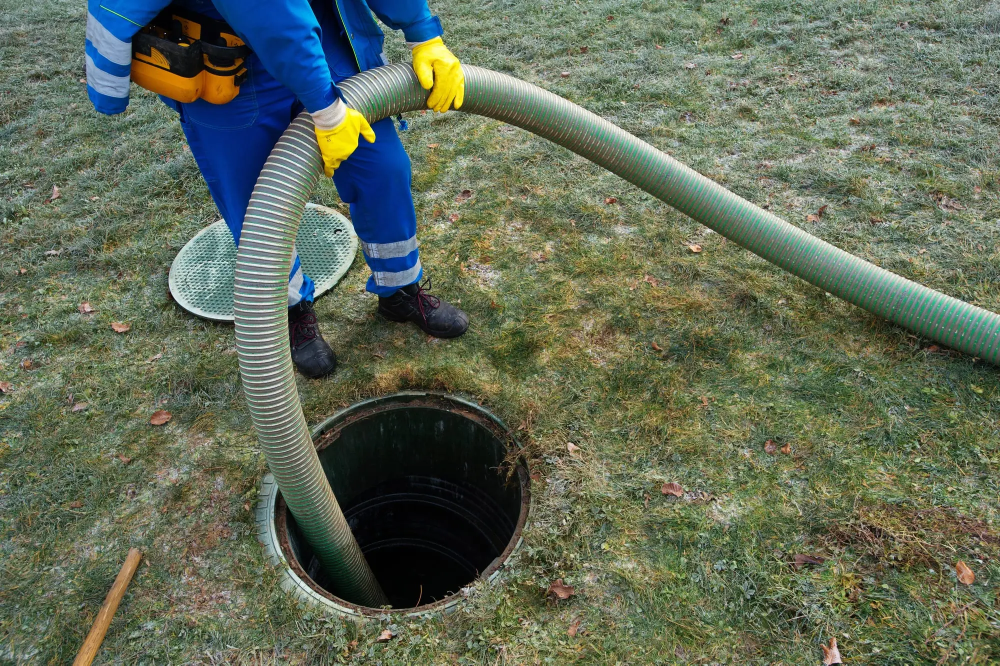
#> input picture images/background/clean-safe-septic-services.webp, 2000 x 1331 px, found by its file name (shown at 1/2 size)
$ python create_why_img.py
#> lines starting #> are read from the running program, lines starting #| are printed output that depends on the picture
from PIL import Image

src_path = "images/background/clean-safe-septic-services.webp"
with Image.open(src_path) as img:
    # 2000 x 1331 -> crop center to 800 x 1100 ratio
    # target aspect: 800/1100 = 0.727
#> img is the input picture: PIL image 2000x1331 RGB; mean R, G, B 98.1, 107.7, 88.2
    w, h = img.size
#> w = 2000; h = 1331
    target_ratio = 800 / 1100
    new_w = int(h * target_ratio)
#> new_w = 968
    left = (w - new_w) // 2
#> left = 516
    cropped = img.crop((left, 0, left + new_w, h))
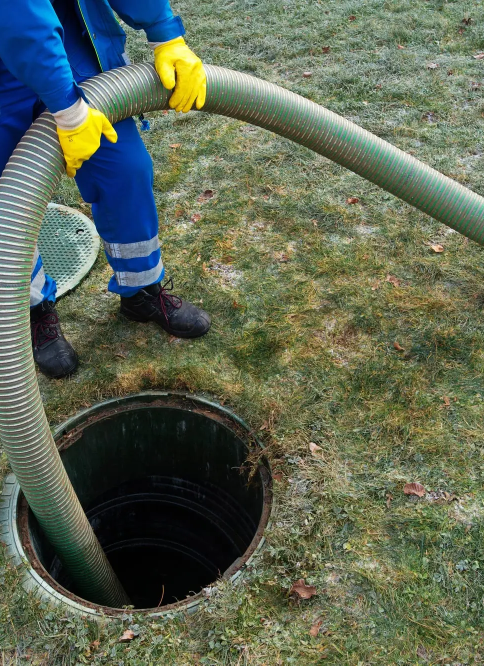
#> cropped: PIL image 968x1331 RGB (shown at 1/2 size); mean R, G, B 95.3, 104.4, 85.2
    resized = cropped.resize((800, 1100), Image.Resampling.LANCZOS)
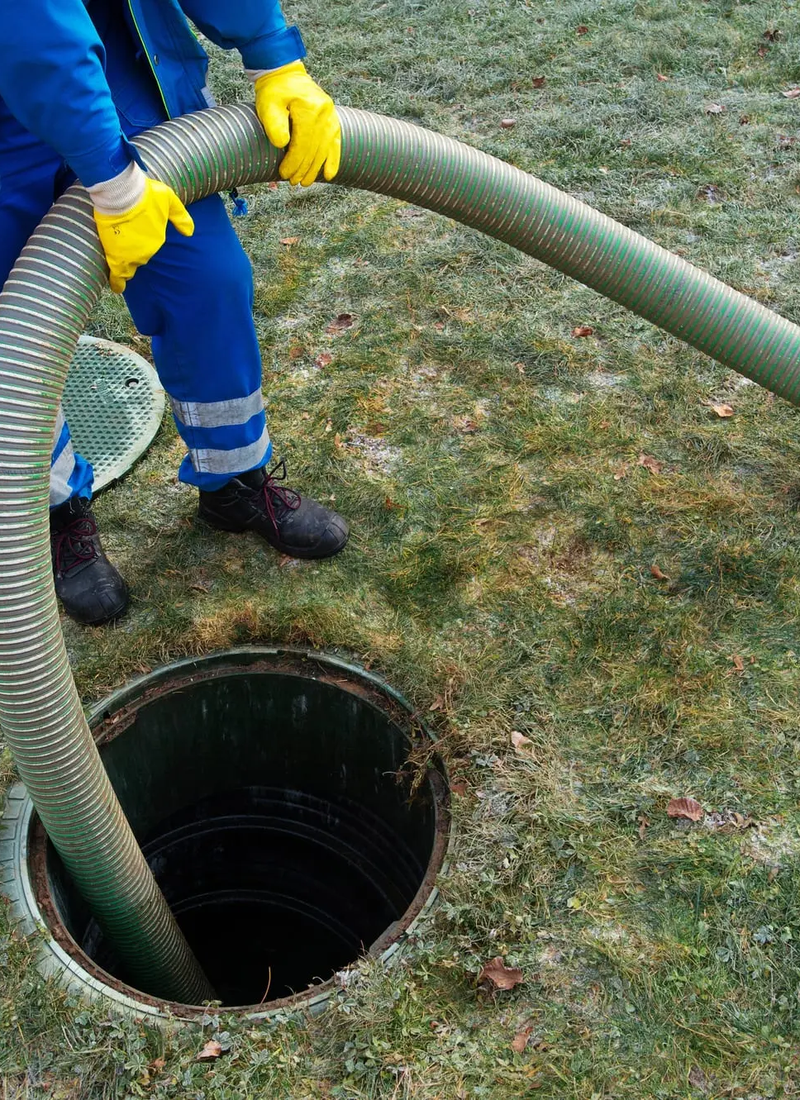
#> resized: PIL image 800x1100 RGB; mean R, G, B 95.3, 104.4, 85.2
    resized.save("images/why-service.webp", "WEBP", quality=92)
    print("Created images/why-service.webp (800x1100)")

$ run again, with images/background/septic-tank-cleaning-services.webp copied over images/background/clean-safe-septic-services.webp
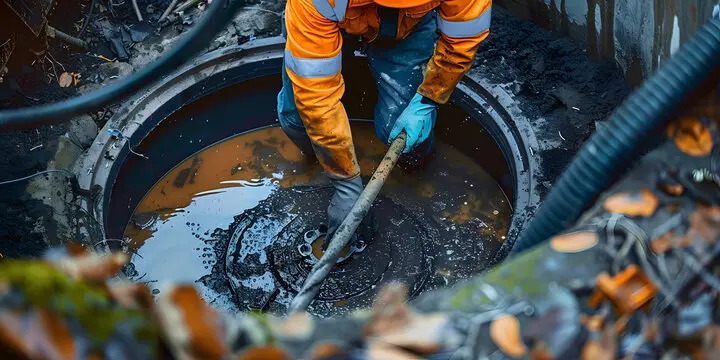
#> input picture images/background/septic-tank-cleaning-services.webp, 720 x 360 px, found by its file name
#> img is the input picture: PIL image 720x360 RGB; mean R, G, B 68.3, 74, 75
#> `cropped = img.crop((left, 0, left + new_w, h))`:
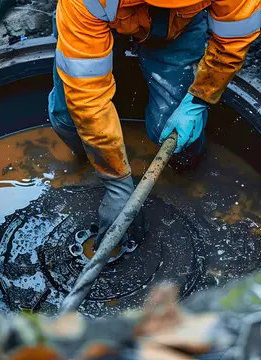
#> cropped: PIL image 261x360 RGB; mean R, G, B 78.6, 79.1, 76.3
#> `resized = cropped.resize((800, 1100), Image.Resampling.LANCZOS)`:
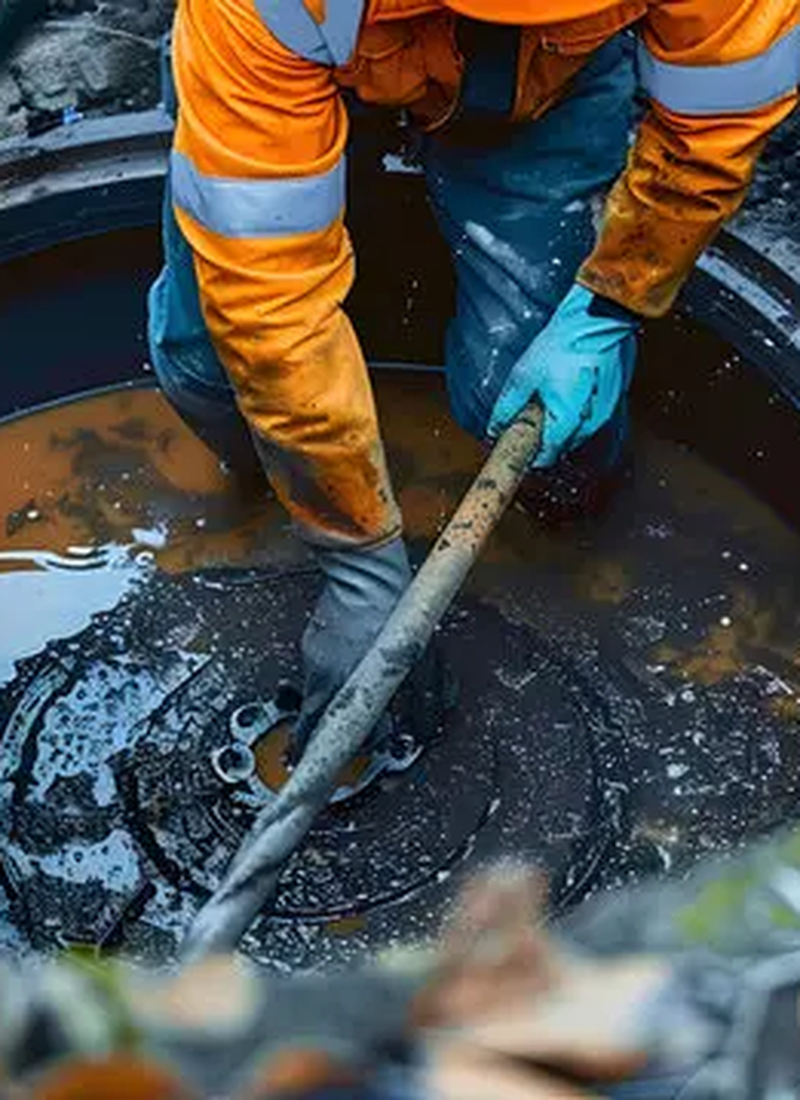
#> resized: PIL image 800x1100 RGB; mean R, G, B 78.6, 79.1, 76.4
